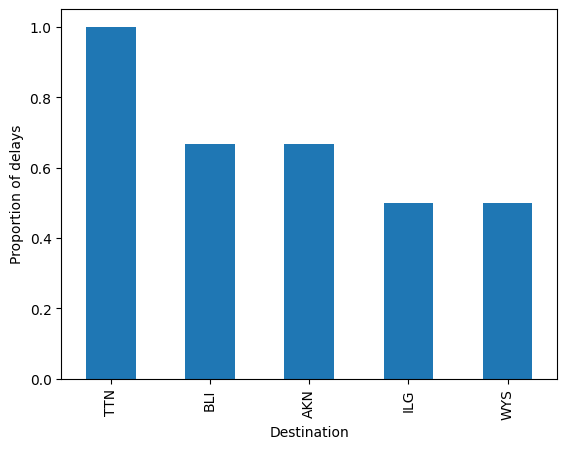

The script that saved this image:
import pandas as pd
import numpy as np
import matplotlib.pyplot as plt

df = pd.read_csv('flight_delays.csv')

quant = df.groupby('Dest').Dest.count()
y = df.loc[df['dep_delayed_15min'] == 'Y'].groupby('Dest').Dest.count()
res = y / quant
res = res.sort_values(ascending=False).head(5)
img = res.plot.bar()
plt.xlabel('Destination')
plt.ylabel('Proportion of delays')
img.figure.savefig('images/18_3.png', bbox_inches='tight')